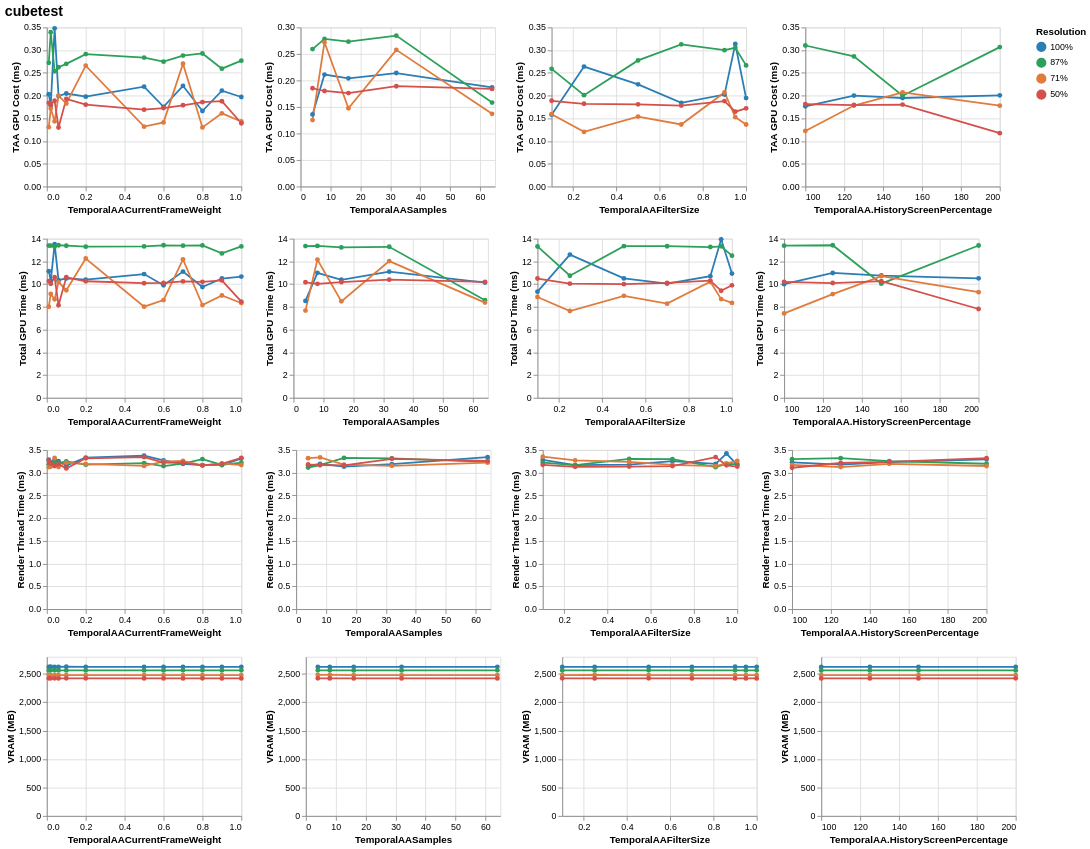
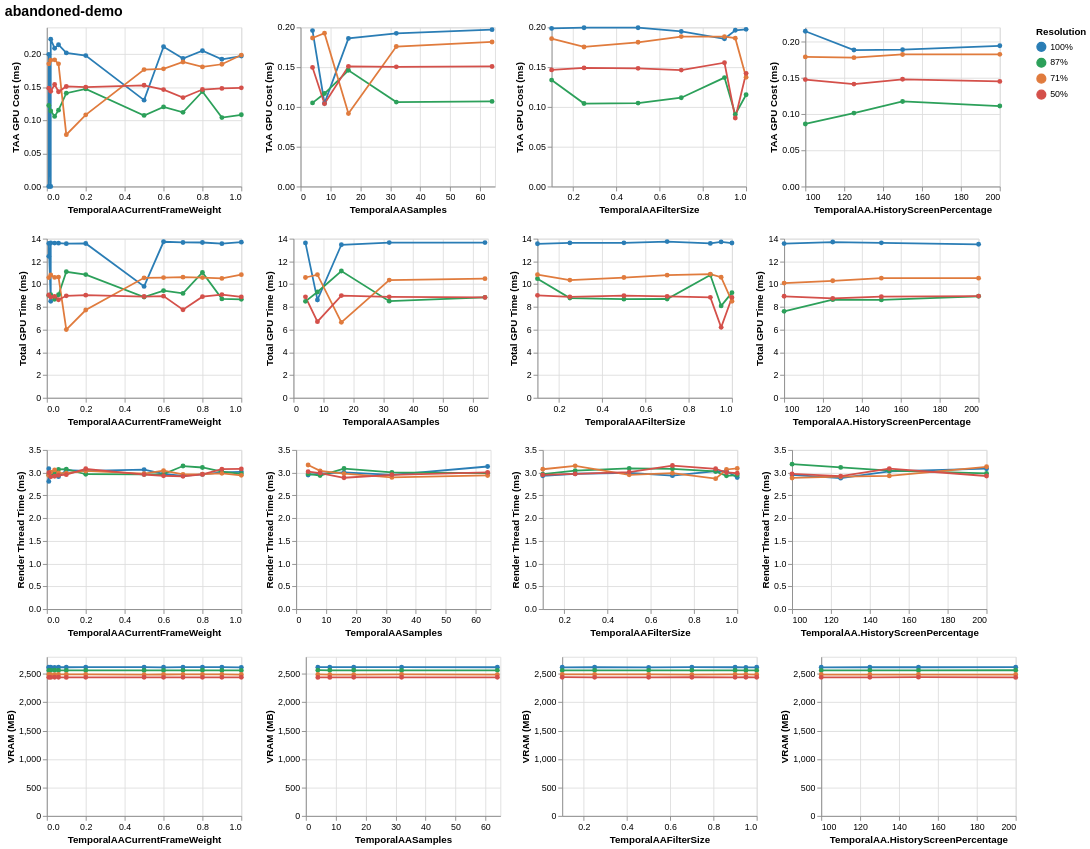

Notebook code for these charts, in order:
### Code cell
import pandas as pd
import altair as alt
import os

df = pd.read_csv('results.csv')
df['resolution'] = df['screen_pct'].astype(str) + '%'

metrics = [
    ('avg_GPU/TAA',            'TAA GPU Cost (ms)'),
    ('avg_GPUTime',            'Total GPU Time (ms)'),
    ('avg_RenderThreadTime',   'Render Thread Time (ms)'),
    ('avg_GPUMem/LocalUsedMB', 'VRAM (MB)'),
]

taa_params = [
    'r.TemporalAACurrentFrameWeight',
    'r.TemporalAASamples',
    'r.TemporalAAFilterSize',
    'r.TemporalAA.HistoryScreenPercentage',
]

res_order  = ['100%', '87%', '71%', '50%']
res_colors = ['#2a7db5', '#2ca05a', '#e07b3d', '#d4504a']
color_scale = alt.Scale(domain=res_order, range=res_colors)

os.makedirs('plots', exist_ok=True)

for scene in df['scene'].unique():
    scene_df = df[df['scene'] == scene]
    
    rows = []
    for metric_col, metric_label in metrics:
        cols = []
        for param in taa_params:
            subset = scene_df[scene_df['cvar_name'] == param].copy()

            if subset.empty:
                continue

            # short param label for column title
            short_param = param.split('r.')[-1]

            chart = alt.Chart(subset).mark_line(point=True).encode(
                x=alt.X('cvar_value:Q', title=short_param),
                y=alt.Y(f'{metric_col}:Q', title=metric_label),
                color=alt.Color('resolution:N', scale=color_scale, sort=res_order,
                                legend=alt.Legend(title='Resolution')),
                tooltip=['resolution', 'cvar_value', metric_col]
            ).properties(
                width=220,
                height=180
            )
            cols.append(chart)

        if cols:
            rows.append(alt.hconcat(*cols))

    if rows:
        full_grid = alt.vconcat(*rows).properties(
            title=alt.TitleParams(
                text=scene,
                fontSize=16,
                anchor='start'
            )
        ).resolve_scale(
            y='independent'  # each row has its own y scale
        )

        full_grid.save(f'plots/{scene}_grid.html')
        full_grid.display()
